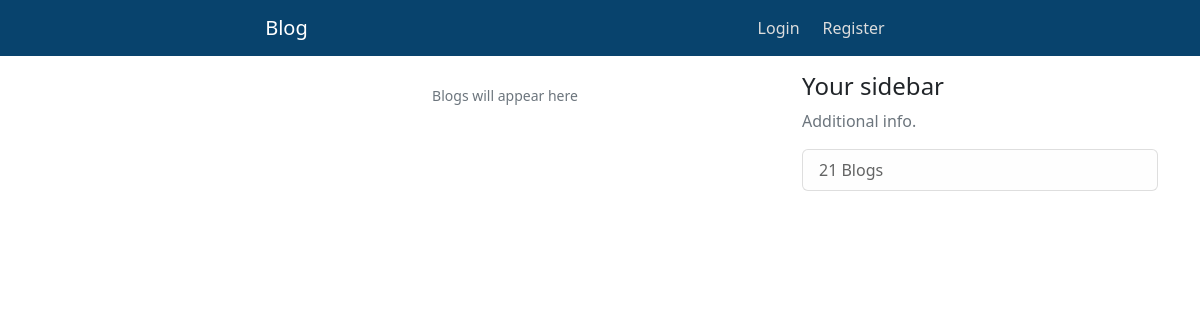
The app's page /users/homepage/, older data.
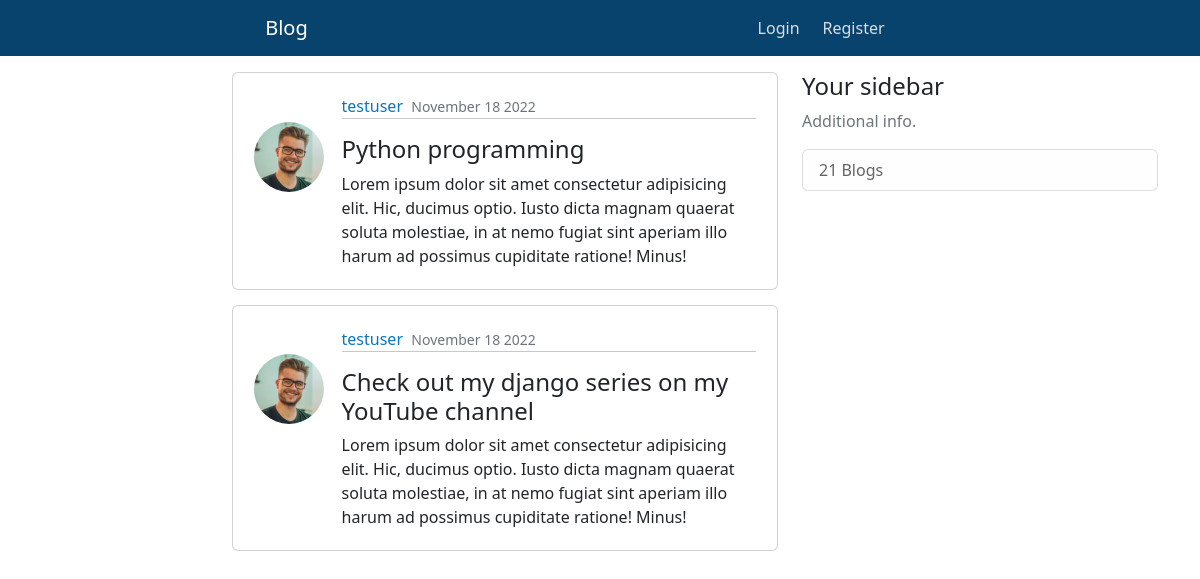
The same page, newer data.
### users/models.py (models this page shows, shortened)
class Posts(models.Model):
    id = models.CharField(max_length=12, primary_key=True, editable=False)
    blogger = models.ForeignKey(Profile, on_delete=models.CASCADE, editable=False)
    title = models.CharField(max_length=60, blank=False)
    content = models.TextField(blank=False)
    posted = models.DateTimeField(auto_now_add=True)
    edited = models.DateTimeField(auto_now=True)
    class Meta:
        ordering = ['-posted']
        verbose_name_plural = 'Posts'

class Profile(models.Model):
    id = models.CharField(max_length=12, primary_key=True, editable=False)
    name = models.OneToOneField(User, on_delete=models.CASCADE, editable=False)
    gender = models.CharField(max_length=7, blank=False)
    phone_no = models.CharField(max_length=14, blank=False)
    country = models.CharField(max_length=10, blank=False)
    dob = models.DateField(null=True, blank=False)
    age = models.PositiveIntegerField(default=0, editable=False)
    dp = models.ImageField(upload_to='Profile-pics/', default='default.png')
    created = models.DateTimeField(auto_now_add=True)
    edited = models.DateTimeField(auto_now=True)
    def __str__(self):
        return f'{self.name}'
    class Meta:
        ordering = ['name']
        verbose_name_plural = 'User Profiles'

### users/views.py (the view)
# urls.py: path('homepage/', views.homepage_view, name='homepage'),
def homepage_view(request):
    blogs = Posts.objects.all()
    if request.method == 'POST':
        get_response = request.POST['response']
        get_BlogObj = Posts.objects.get(id=get_response, blogger=request.user.profile)
        get_BlogObj.delete()
        messages.error(request, 'Blog has been deleted successfully!')
        return redirect('homepage')
    context = {'posted_blogs': blogs}
    return render(request, 'users/index.html', context)

### users/templates/users/index.html (shortened to what this page needs)
{% extends 'users/base.html' %}{% block title %}Homepage{% endblock %}
    {% block content %}
    <main class="container body-container" role="main">
        <div class="row">
            <div class="col-md-6 offset-sm-2">
                {% for blogs in posted_blogs %}
                <div class="card card-body pb-0">
                    <article class="media content-section">
                        <div class="d-flex align-items-start justify-content-center">
                            <img src="{{ blogs.blogger.dp.url }}" alt="img" class="rounded-circle article-img">
                            <div class="media-body">
                                <div class="article-metadata">
                                    <a href="" class="mr-3">{{ blogs.blogger }}</a>
                                    <small class="text-muted">{{ blogs.posted|date:"F d Y" }}</small>
                                    <hr class="mt-0">
                                </div>
                                <div class="delete-icon">
                                    <a href="" class="icon" data-bs-toggle="modal" data-bs-target="#delete-post-{{blogs.id}}">
                                    </a>
                                </div>
                                <h4>{{ blogs.title }}</h4>
                                <p class="article-content">
                                    {{ blogs.content }}
                                </p>
                            </div>
                        </div>
                    </article>
                </div>
                {% empty %}
                <div class="text-center pt-3">
                    <h5 class="small text-muted">Blogs will appear here</h5>
                </div>
                {% endfor %}
            </div>
            <div class="col-md-4">
                <div class="content-section card-body">
                    <h4>Your sidebar</h4>
                    <p class="text-muted">Additional info.</p>
                    <ul class="list-group">
                        <li class="list-group-item list-group-item-light">21 Blogs</li>
                    </ul>
                </div>
            </div>
        </div>
    </main>
    {% endblock %}

### users/templates/users/base.html (shortened to what this page needs)
    {% load static %}
    <link rel="stylesheet" href="{% static 'css/styles.css' %}">
    <link href="https://cdn.jsdelivr.net/npm/bootstrap@5.2.2/dist/css/bootstrap.min.css" rel="stylesheet">
    <link rel="stylesheet" href="https://cdn.jsdelivr.net/npm/bootstrap-icons@1.9.1/font/bootstrap-icons.css">
    <header class="site-header">
        <nav class="navbar navbar-expand-lg navbar-dark bg-steel fixed-top">
            <div class="container">
                <a href="{% url 'homepage' %}" class="navbar-brand ml-4 text-center">Blog</a>
                <div class="collapse navbar-collapse" id="navbarToggle">
                    <div class="navbar-nav account-links">
                        {% if user.is_authenticated %}
                        <a href="{% url 'profile' %}" class="nav-item nav-link">Profile</a>
                        <a href="{% url 'user_logout' %}" class="nav-item nav-link">Logout</a>
                        {% else %}
                        <a href="{% url 'login' %}" class="nav-item nav-link">Login</a>
                        <a href="{% url 'signup' %}" class="nav-item nav-link">Register</a>
                        {% endif %}
                    </div>
                </div>
            </div>
        </nav>
    </header>
    {% block content %}
    {% endblock %}

### static/css/styles.css (style rules this page uses)
* { box-sizing: border-box; }
.bg-steel { background-color: #08436d; }
.site-header .container .navbar-brand { margin-left: 20%; margin-right: 3%; }
.site-header .container .navbar-nav a { margin-right: 7px; color: #ddd; }
.site-header .container .account-links { margin-left: 50%; }
.body-container { margin-top: 6%; }
.body-container .card { margin-bottom: 15px; }
.body-container .card .content-section { padding: 5px; }
.body-container .card .content-section img { height: 70px; width: 70px; margin-right: 3.5%; margin-top: 5.5%; }
.body-container .card .content-section .article-metadata a { margin-right: 1%; text-decoration: none; color: #0a75c2; }
.body-container .card .content-section .delete-icon { position: absolute; right: 0px; top: 15px; }
.body-container .card .content-section .icon { color: #21252c; padding-right: 20px; padding-bottom: 5px; transition: 0.3s; font-size: 16px; text-decoration: none; }

Row changes from the older to the newer data that the page shows:
added Posts: blogger.dp (picture), blogger "testuser", posted "November 18 2022", title "Python programming", content "Lorem ipsum dolor sit amet consectetur adipisicing elit. Hic, ducimus optio. Iusto dicta magnam quaerat soluta molestiae, in at nemo fugiat sint aperiam illo harum ad possimus cupiditate ratione! Minus!"
added Posts: blogger.dp (picture), blogger "testuser", posted "November 18 2022", title "Check out my django series on my YouTube channel", content "Lorem ipsum dolor sit amet consectetur adipisicing elit. Hic, ducimus optio. Iusto dicta magnam quaerat soluta molestiae, in at nemo fugiat sint aperiam illo harum ad possimus cupiditate ratione! Minus!"
Text that changed along with them:
text no longer shown: "Blogs will appear here"
